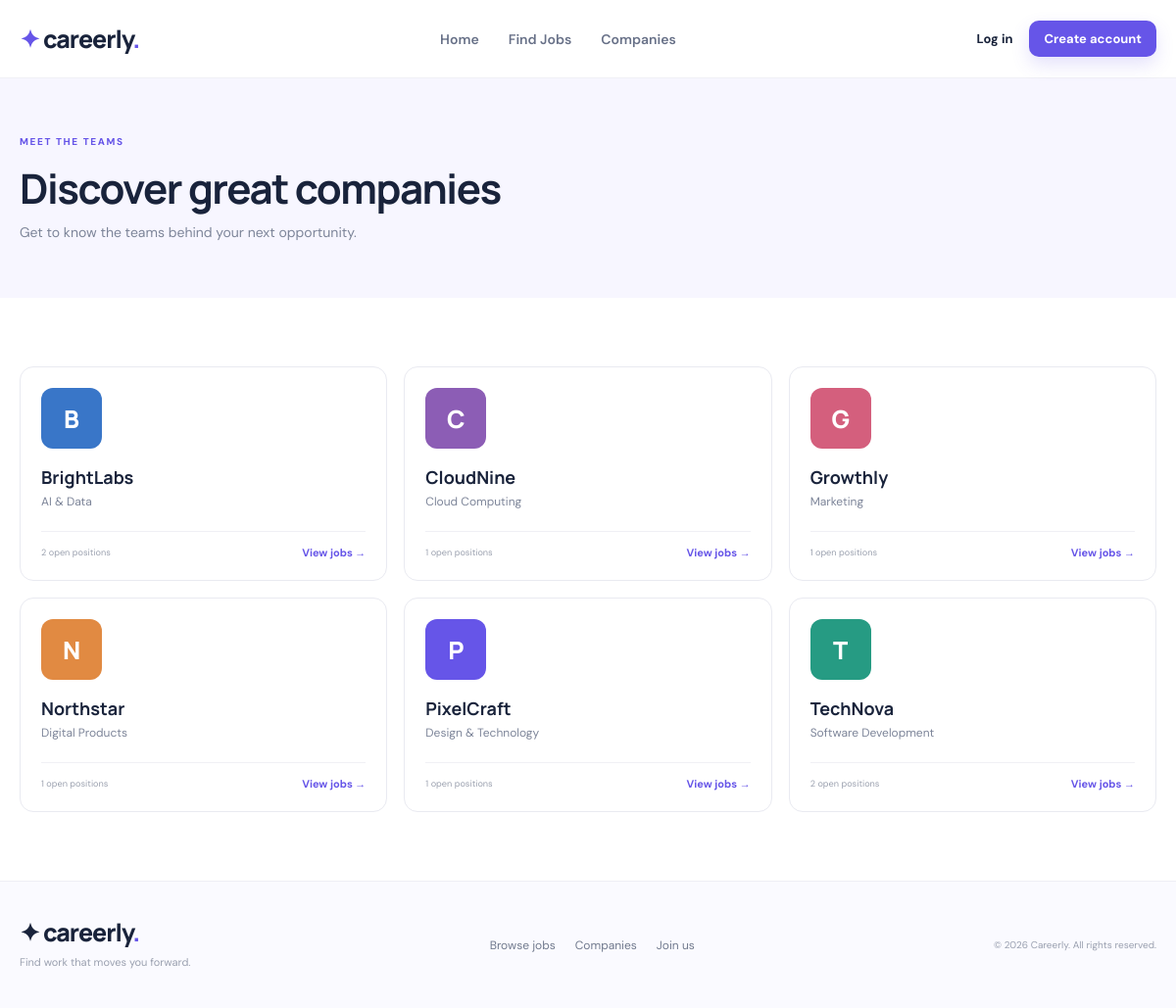
The page /companies.php on the database its author committed.
### tables this page shows
CREATE TABLE companies (
  id INT AUTO_INCREMENT PRIMARY KEY,
  name VARCHAR(120) NOT NULL,
  industry VARCHAR(120) NOT NULL,
  logo_color VARCHAR(30) NOT NULL DEFAULT '#6655e8'
);

### includes/functions.php (called while the page is built, shortened)
<?php
function e($value) {
    return htmlspecialchars((string)$value, ENT_QUOTES, 'UTF-8');
}

### companies.php (the view)
<?php
require "config/database.php";require "includes/functions.php";
$companies=$pdo->query("SELECT c.*,COUNT(j.id) jobs_count FROM companies c LEFT JOIN jobs j ON j.company_id=c.id GROUP BY c.id ORDER BY c.name")->fetchAll();
$pageTitle="Companies | Careerly";require "includes/header.php";
?>
<section class="page-hero"><div class="container"><div class="eyebrow">MEET THE TEAMS</div><h1>Discover great companies</h1><p>Get to know the teams behind your next opportunity.</p></div></section>
<section class="section"><div class="container company-grid"><?php foreach($companies as $c): ?><article class="company-card"><div class="company-logo large" style="background:<?= e($c['logo_color']) ?>"><?= e(substr($c['name'],0,1)) ?></div><h3><?= e($c['name']) ?></h3><p><?= e($c['industry']) ?></p><div class="job-bottom"><small><?= (int)$c['jobs_count'] ?> open positions</small><a href="jobs.php?q=<?= urlencode($c['name']) ?>">View jobs →</a></div></article><?php endforeach; ?></div></section>
<?php require "includes/footer.php"; ?>

### assets/css/style.css (style rules this page uses)
* { box-sizing:border-box }
:root { --ink:#19233b;--muted:#7d8599;--purple:#6655e8;--line:#e9eaf1;--soft:#f7f7fc }
body { margin:0;color:var(--ink);font-family:'DM Sans',sans-serif }
a { color:inherit;text-decoration:none }
.container { width:min(1160px,calc(100% - 40px));margin:auto }
.eyebrow { font-size:10px;letter-spacing:1.6px;font-weight:800;color:var(--purple) }
h1,h2,h3 { font-family:Manrope,sans-serif }
.section { padding:70px 0 }
.job-grid,.company-grid { display:grid;grid-template-columns:repeat(3,1fr);gap:17px }
.job-card,.company-card { border:1px solid var(--line);border-radius:14px;padding:21px;transition:.2s }
.company-logo { height:44px;width:44px;border-radius:12px;display:grid;place-items:center;color:white;font:800 18px Manrope }
.company-logo.large { height:62px;width:62px;font-size:25px }
.job-bottom { display:flex;justify-content:space-between;align-items:center;border-top:1px solid #f0f0f5;padding-top:14px;font-size:11px }
.job-bottom small { color:#9ba1af }
.job-bottom a { color:var(--purple);font-weight:700 }
.page-hero { background:#f7f6ff;padding:58px 0 }
.page-hero h1 { font-size:42px;letter-spacing:-1.5px;margin:12px 0 7px }
.page-hero p { font-size:14px;color:var(--muted);margin:0 }
.company-card h3 { font-size:18px;margin:17px 0 5px }
.company-card>p { font-size:12px;color:var(--muted);margin:0 0 22px }

### rows shown on the page
companies: name "B", name "BrightLabs", industry "AI & Data", jobs_count "2"
companies: name "C", name "CloudNine", industry "Cloud Computing", jobs_count "1"
companies: name "G", name "Growthly", industry "Marketing", jobs_count "1"
companies: name "N", name "Northstar", industry "Digital Products", jobs_count "1"
companies: name "P", name "PixelCraft", industry "Design & Technology", jobs_count "1"
companies: name "T", name "TechNova", industry "Software Development", jobs_count "2"
